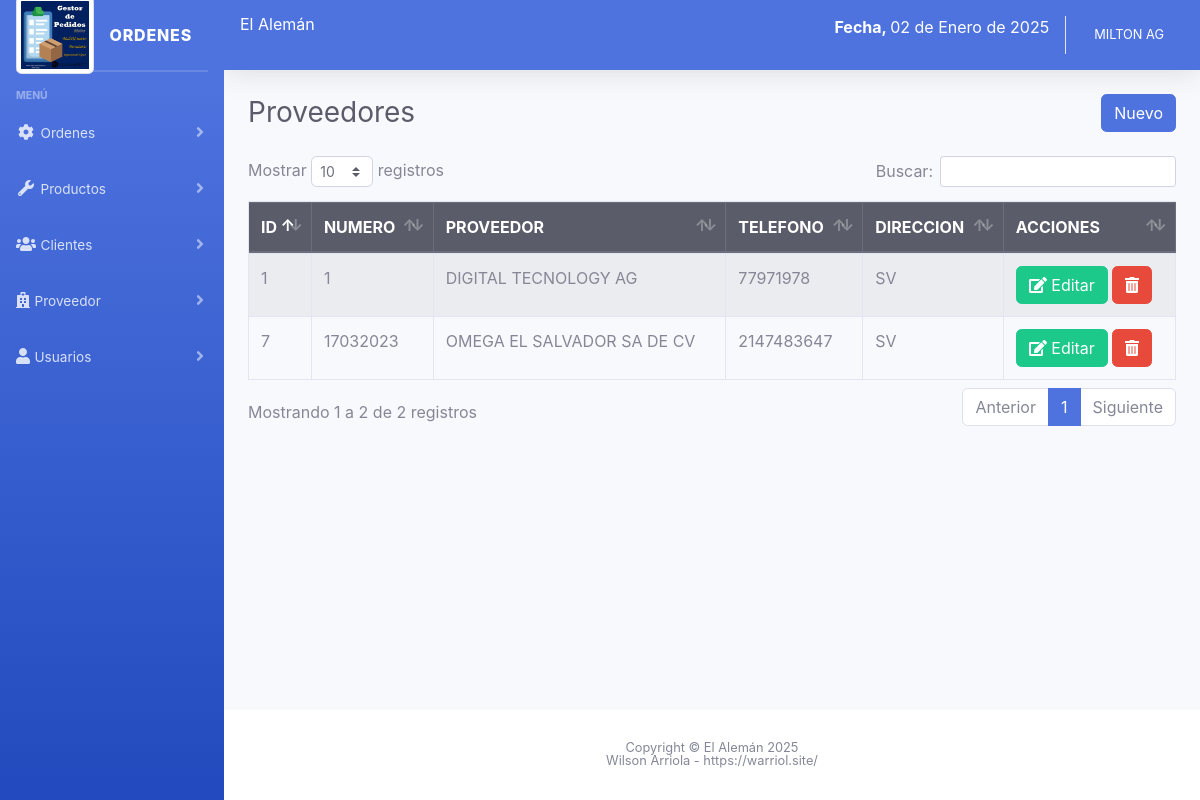
/sistema/lista_proveedor.php (signed in), run on the app's committed database.
### tables this page shows
CREATE TABLE `proveedor` (
  `codproveedor` int(11) NOT NULL,
  `proveedor` varchar(100) NOT NULL,
  `contacto` varchar(100) NOT NULL,
  `telefono` int(11) NOT NULL,
  `direccion` varchar(100) NOT NULL,
  `usuario_id` int(11) NOT NULL
);

### sistema/lista_proveedor.php (the view)
<?php include_once "includes/header.php"; ?>
<div class="container-fluid">
	<div class="d-sm-flex align-items-center justify-content-between mb-4">
		<h1 class="h3 mb-0 text-gray-800">Proveedores</h1>
		<a href="registro_proveedor.php" class="btn btn-primary">Nuevo</a>
	</div>
	<div class="row">
		<div class="col-lg-12">
			<div class="table-responsive">
				<table class="table table-striped table-bordered" id="table">
					<thead class="thead-dark">
						<tr>
							<th>ID</th>
							<th>NUMERO</th>
							<th>PROVEEDOR</th>
							<th>TELEFONO</th>
							<th>DIRECCION</th>
							<?php if ($_SESSION['rol'] == 1) { ?>
							<th>ACCIONES</th>
							<?php } ?>
						</tr>
					</thead>
					<tbody>
						<?php
						include "../conexion.php";
						$query = mysqli_query($conexion, "SELECT * FROM proveedor");
						$result = mysqli_num_rows($query);
						if ($result > 0) {
							while ($data = mysqli_fetch_assoc($query)) { ?>
								<tr>
									<td><?php echo $data['codproveedor']; ?></td>
									<td><?php echo $data['contacto']; ?></td>
									<td><?php echo $data['proveedor']; ?></td>
									<td><?php echo $data['telefono']; ?></td>
									<td><?php echo $data['direccion']; ?></td>
									<?php if ($_SESSION['rol'] == 1) { ?>
									<td>
										<a href="editar_proveedor.php?id=<?php echo $data['codproveedor']; ?>" class="btn btn-success"><i class='fas fa-edit'></i> Editar</a>
										<form action="eliminar_proveedor.php?id=<?php echo $data['codproveedor']; ?>" method="post" class="confirmar d-inline">
											<button class="btn btn-danger" type="submit"><i class='fas fa-trash-alt'></i> </button>
										</form>
									</td>
									<?php } ?>
								</tr>
						<?php }
						} ?>
					</tbody>
				</table>
			</div>
		</div>
	</div>
</div>
</div>
<?php include_once "includes/footer.php"; ?>

### data on the page
proveedor: codproveedor "1", contacto "1", proveedor "DIGITAL TECNOLOGY AG", telefono "77971978", direccion "SV"
proveedor: codproveedor "7", contacto "17032023", proveedor "OMEGA EL SALVADOR SA DE CV", telefono "2147483647", direccion "SV"

### other printed values
fechaUy() "02 de Enero de 2025"
$_SESSION['nombre'] "MILTON AG"
